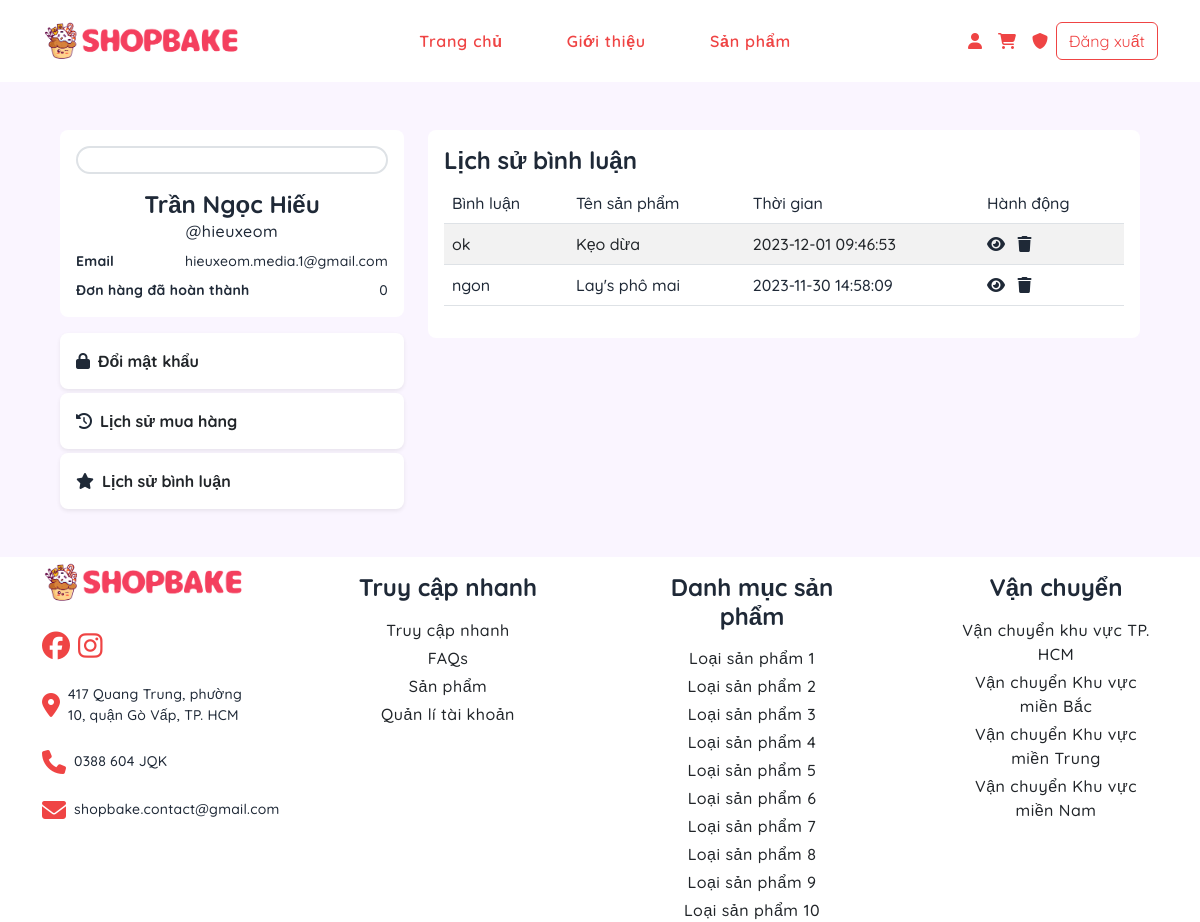
/user/commentHistory (signed in), run on the app's committed database.
### tables this page shows
CREATE TABLE `users` (
  `user_id` int(11) NOT NULL AUTO_INCREMENT,
  `email` varchar(255) NOT NULL,
  `username` varchar(50) NOT NULL,
  `fullname` varchar(255) NOT NULL,
  `password` varchar(255) NOT NULL,
  `role` enum('member','admin') NOT NULL DEFAULT 'member',
  `regis_date` timestamp NULL DEFAULT current_timestamp(),
  `is_active` enum('active','disable','delete') NOT NULL DEFAULT 'active',
  `address` varchar(255) DEFAULT NULL,
  PRIMARY KEY (`user_id`),
  UNIQUE KEY `users_pk` (`username`),
  UNIQUE KEY `users_pk2` (`email`)
);

CREATE TABLE `product_comments` (
  `comment_id` int(11) NOT NULL AUTO_INCREMENT,
  `prod_id` int(11) NOT NULL,
  `user_id` int(11) NOT NULL,
  `comment_text` text DEFAULT NULL,
  `comment_time` timestamp NOT NULL DEFAULT current_timestamp(),
  PRIMARY KEY (`comment_id`),
  KEY `fk_prod_cmt_idx` (`prod_id`),
  KEY `fk_user_cmt_idx` (`user_id`),
  CONSTRAINT `fk_prod_cmt` FOREIGN KEY (`prod_id`) REFERENCES `products` (`prod_id`),
  CONSTRAINT `fk_user_cmt` FOREIGN KEY (`user_id`) REFERENCES `users` (`user_id`)
);

CREATE TABLE `products` (
  `prod_id` int(11) NOT NULL AUTO_INCREMENT,
  `prod_name` varchar(255) NOT NULL,
  `prod_desc` text DEFAULT NULL,
  `prod_price` int(11) NOT NULL,
  `category_id` int(11) NOT NULL,
  `views` int(11) DEFAULT 0,
  `best_sell` enum('0','1') DEFAULT '0',
  `img_path` text NOT NULL,
  `is_delete` enum('0','1') DEFAULT '0',
  PRIMARY KEY (`prod_id`),
  KEY `fk_cat_idx` (`category_id`),
  CONSTRAINT `fk_cat` FOREIGN KEY (`category_id`) REFERENCES `categories` (`category_id`)
);

### app/controllers/BaseController.php (called while the page is built, shortened)
<?php
class BaseController
{
    protected function view($viewPath, array $params = [])
    {
        $newViewPath = self::VIEW_FOLDER . "/" . str_replace('.', '/', $viewPath) . '.php';
        require $newViewPath;
    }
}
?>

### app/controllers/UserController.php (called while the page is built, shortened)
<?php
class UserController extends BaseController
{
    private $userModel;
    private $adminModel;
    private $commentModel;
    public function __construct()
    {
        $this->userModel = new UserModel();
        $this->adminModel = new AdminModel();
        $this->commentModel = new CommentModel();
    }
    public function commentHistory()
    {
        $userId = $_SESSION["user_id"];
        $userInfo = $this->userModel->getUserInfo($userId);
        $listComments =$this->adminModel->mergeArray($this->commentModel->getCommentByUserId($userId), "comment_id");
        return $this->view(viewPath: "users.commentHistory", params: [
            "userInfo" => $userInfo ?? null,
            "listComments" => $listComments ?? null,
        ]);
    }
}

### app/core/Database.php (called while the page is built)
<?php
class Database {
    private $host = DB_HOST;
    private $db_name = DB_NAME;
    private $username = DB_USER;
    private $password = DB_PASS;
    public function getConnection() {
        $conn = null;
        try {
            $conn = new PDO("mysql:host={$this->host};dbname={$this->db_name};charset=utf8mb4", $this->username, $this->password);
            $conn->setAttribute(PDO::ATTR_ERRMODE, PDO::ERRMODE_EXCEPTION);
        } catch (PDOException $e) {
            echo "Connection error: " . $e->getMessage();
        }
        return $conn;
    }
}

### app/models/BaseModel.php (called while the page is built, shortened)
<?php
class BaseModel extends Database
{
    protected $conn;
    public function __construct()
    {
        $this->conn = $this->getConnection();
    }
    public function getOne($table, $conditions = [], $arraySelect = ['*'])
    {
        $rs = $this->_queryOne($table, $arraySelect, $conditions);
        return $rs;
    }
    public function getTwoTable($table1, $table2, $joinColumn, $table1Select = [], $table2Select = [], $conditions = [], $limit = null, $order = null)
    {
        return $this->_queryWithJoin($table1, $table2, $joinColumn, $table1Select, $table2Select, $conditions, $limit, $order);
    }
    private function _queryOne($table, $arraySelect = ['*'], $conditions = [])
    {
        try {
            $column = implode(', ', $arraySelect);
            $sql = "SELECT $column FROM $table";
            if (!empty($conditions)) {
                $sql .= " WHERE ";
                $conditionsArray = [];
                foreach ($conditions as $column => $value) {
                    $conditionsArray[] = "$column = :$column";
                }
                $sql .= implode(' AND ', $conditionsArray);
            }
            $stmt = $this->conn->prepare($sql);
            if (!empty($conditions)) {
                foreach ($conditions as $column => $value) {
                    $stmt->bindValue(":$column", $value);
                }
            }
            $stmt->execute();
            if ($stmt->rowCount() > 0) {
                return $stmt->fetch(PDO::FETCH_ASSOC);
            } else {
                return [];
            }
        } catch (PDOException $e) {
            echo "Error: " . $e->getMessage();
            return false;
        }
    }
    private function _queryWithJoin($table1, $table2, $joinColumn, $table1Select = [], $table2Select = [], $conditions = [], $limit = null, $order = null)
    {
        try {
            $columns1 = $table1 . '.' . implode(", $table1.", $table1Select);
            $columns2 = $table2 . '.' . implode(", $table2.", $table2Select);
            $sql = "SELECT $columns1, $columns2 FROM $table1
                    JOIN $table2 ON $table1.$joinColumn = $table2.$joinColumn";
            if (!empty($conditions)) {
                $sql .= " WHERE ";
                $conditionsArray = [];
                foreach ($conditions as $column => $value) {
                    $conditionsArray[] = "$table1.$column = :$column";
                }
                $sql .= implode(' AND ', $conditionsArray);
            }
            if ($order !== null) {
                $sql .= " ORDER BY ";
                foreach ($order as $key => $value) {
                    $sql .= " $table1.$key $value,";
                }
                $sql = substr($sql, 0, strlen($sql) - 1);
            }
            $stmt = $this->conn->prepare($sql);
            if (!empty($conditions)) {
                foreach ($conditions as $column => $value) {
                    $stmt->bindValue(":$column", $value);
                }
            }
            $stmt->execute();
            return $stmt->fetchAll(PDO::FETCH_ASSOC);
        } catch (PDOException $e) {
            echo "Error: " . $e->getMessage();
            return [];
        }
    }
}
?>

### app/models/UserModel.php (called while the page is built, shortened)
<?php
class UserModel extends BaseModel
{
    public function getUserInfo($userId)
    {
        return $this->getOne(table: self::USER_TABLE, conditions: [
            "user_id" => $userId,
        ]);
    }
}

### app/models/CommentModel.php (called while the page is built, shortened)
<?php
class CommentModel extends BaseModel
{
    public function getCommentByUserId($userId)
    {
        $a1 = $this->getTwoTable(table1: self::PRODUCT_COMMENTS_TABLE, table2: self::PROD_TABLE, joinColumn: "prod_id", table1Select: [
            "comment_id",
            "comment_text",
            "comment_time",
        ], table2Select: [
            "prod_id",
            "prod_name"
        ],conditions: [
            "user_id" => $userId,
        ], order: [
            "comment_time" => "desc",
        ]);
        $a2 = $this->getTwoTable(table1: self::PRODUCT_COMMENTS_TABLE, table2: self::USER_TABLE, joinColumn: "user_id", table1Select: [
            "comment_id",
        ], table2Select: [
            "username"
        ],conditions: [
            "user_id" => $userId,
        ]);
        return array_merge($a1, $a2);
    }
}

### app/models/AdminModel.php (called while the page is built, shortened)
<?php
class AdminModel extends BaseModel
{
    public function mergeArray($originalArray, $byKey)
    {
        $mergedArray = [];
        foreach ($originalArray as $item) {
            $key = $item[$byKey];
            if (!array_key_exists($key, $mergedArray)) {
                $mergedArray[$key] = $item;
            } else {
                $mergedArray[$key] = array_merge($mergedArray[$key], $item);
            }
        }
        $mergedArray = array_values($mergedArray);
        return ($mergedArray);
    }
}

### app/views/users/commentHistory.php (the view, shortened to what this page needs)
<main class="container-fluid d-flex flex-column justify-content-center align-items-center gap-3 p-5">
    <div class="container-lg">
        <div class="row">
            <div class="col-xl-4">
                <div class="w-full p-3 bg-white round-8 mb-3">
                    <div class="w-full rounded-pill overflow-hidden border border-2 mb-3">
                    </div>
                    <div class="d-flex flex-column align-items-center gap-2">
                        <div class="text-center">
                            <h3 class="m-0 heading-3"><?php echo $userInfo["fullname"] ?></h3>
                            <p class="m-0 text-normal">@<?php echo $userInfo["username"] ?></p>
                        </div>
                        <div class="w-full d-flex justify-content-between align-items-center">
                            <p class="m-0 text-bold text-small">Email</p>
                            <p class="m-0 text-small"><?php echo $userInfo["email"] ?></p>
                        </div>
                        <div class="w-full d-flex justify-content-between align-items-center">
                            <p class="m-0 text-bold text-small">Đơn hàng đã hoàn thành</p>
                            <p class="m-0 text-small">0</p>
                        </div>
                    </div>
                </div>
                <div class="d-flex flex-column gap-1">
                    <div class="d-flex align-items-center gap-1 w-full p-3 bg-white round-8 shadow-sm">
                        <a href="<?php echo BASEPATH ?>/user/changePwd"
                           class="w-full text-decoration-none text-dark text-bold"><i class="me-2 fa-solid fa-lock"></i>Đổi
                            mật khẩu</a>
                    </div>
                    <div class="d-flex align-items-center gap-1 w-full p-3 bg-white round-8 shadow-sm">
                        <a href="<?php echo BASEPATH ?>/user/orderHistory"
                           class="w-full text-decoration-none text-dark text-bold"><i
                                    class="me-2 fa-solid fa-clock-rotate-left"></i>Lịch sử mua hàng</a>
                    </div>
                    <div class="d-flex align-items-center gap-1 w-full p-3 bg-white round-8 shadow-sm">
                        <a href="<?php echo BASEPATH ?>/user/commentHistory"
                           class="w-full text-decoration-none text-dark text-bold"><i class="me-2 fa-solid fa-star"></i>Lịch
                            sử bình luận</a>
                    </div>
                </div>
            </div>
            <div class="col-xl-8">
                <div class="w-full p-3 bg-white round-8">
                    <div class="d-flex justify-content-between align-items-content">
                        <h3 class="heading-3">Lịch sử bình luận</h3>
                    </div>
                    <div>
                        <div class="table-responsive">
                            <div class="table-wrapper">
                                <table class="table table-striped table-hover">
                                    <thead>
                                    <tr>
                                        <th>Bình luận</th>
                                        <th>Tên sản phẩm</th>
                                        <th>Thời gian</th>
                                        <th>Hành động</th>
                                    </tr>
                                    </thead>
                                    <tbody>
                                    <?php
                                    foreach ($listComments as $comment) {
                                        echo "
                                    <tr>
                                        <td>$comment[comment_text]</td>
                                        <td>$comment[prod_name]</td>
                                        <td>$comment[comment_time]</td>
                                        <td>
                                            <a href='" . BASEPATH . "/product/details/$comment[prod_id]#cmtId=$comment[comment_id]' class='me-2'><i class='fa-solid fa-eye'></i></a>
                                            <a href='" . BASEPATH . "/admin/comments/delete?commentId=$comment[comment_id]&back=users' class='me-2'><i class='fa-solid fa-trash'></i></a>
                                        </td>
                                    </tr>
                                    ";
                                    }
                                    ?>
                                    </tbody>
                                </table>
                            </div>
                        </div>
                    </div>
                </div>
            </div>
        </div>
    </div>
</main>

### public/css/style.css (style rules this page uses)
:root { --text-dark-500: #6b7280; --text-dark-base: #1f2937; --text-dark-950: #030712; --text-light-base: #fff; --primary-color: var(--rose-500); --secondary-color: var(--yellow-500); --third-color: var(--purple-500); --gray-500: #6b7280; --gray-800: #1f2937; --gray-950: #030712; --rose-50: #fef2f2; --rose-100: #fee2e2; --rose-200: #fecaca; --rose-300: #fca5a5; --rose-400: #f87171; --rose-500: #ef4444; --rose-600: #dc2626; --rose-700: #b91c1c; --rose-800: #991b1b; --rose-900: #7f1d1d; --rose-950: #450a0a; --yellow-50: #fefce8; --yellow-100: #fef9c3; --yellow-200: #fef08a; --yellow-300: #fde047; --yellow-400: #facc15; --yellow-500: #eab308; --yellow-600: #ca8a04; --yellow-700: #a16207; --yellow-800: #854d0e; --yellow-900: #713f12; --yellow-950: #422006; --purple-50: #faf5ff; --purple-100: #f3e8ff; --purple-200: #e9d5ff; --purple-300: #d8b4fe; --purple-400: #c084fc; --purple-500: #a855f7; --purple-600: #9333ea; --purple-700: #7e22ce; --purple-800: #6b21a8; --purple-900: #581c87; --purple-950: #3b0764; --success: #65a30d; --fail: #dc2626; --wait: #eab308; --quicksand-font: 'Quicksand', sans-serif; --helvetica-font: 'Helvetica', sans-serif; }
* { font-family: var(--quicksand-font); margin: 0; padding: 0; box-sizing: border-box; font-weight: 500; font-size: 16px; color: var(--text-dark-base); }
.text-dark { color: var(--text-dark-base); }
.bg-white { background: #fff; }
.round-8 { border-radius: .5rem !important; }
.overflow-hidden { overflow: hidden; }
.w-full { width: 100%; }
h1, h2, h3, h4, h5, h6, .heading-1, .heading-2, .heading-3, .heading-4, .heading-5, .heading-6 { font-weight: bold; }
h3, .heading-3 { font-size: 1.5rem; }
.text-normal { font-size: 1rem; letter-spacing: 0.5px; }
.text-small { font-size: 0.875rem; letter-spacing: 0.25px; }
.text-bold { font-weight: bold; }

### public/css/home.css (style rules this page uses)
main { background: var(--purple-50); }

### data on the page
users: fullname "Trần Ngọc Hiếu", username "hieuxeom", email "hieuxeom.media.1@gmail.com"
product_comments: comment_text "ok", prod.prod_name "Kẹo dừa", comment_time "2023-12-01 09:46:53"
product_comments: comment_text "ngon", prod.prod_name "Lay's phô mai", comment_time "2023-11-30 14:58:09"
